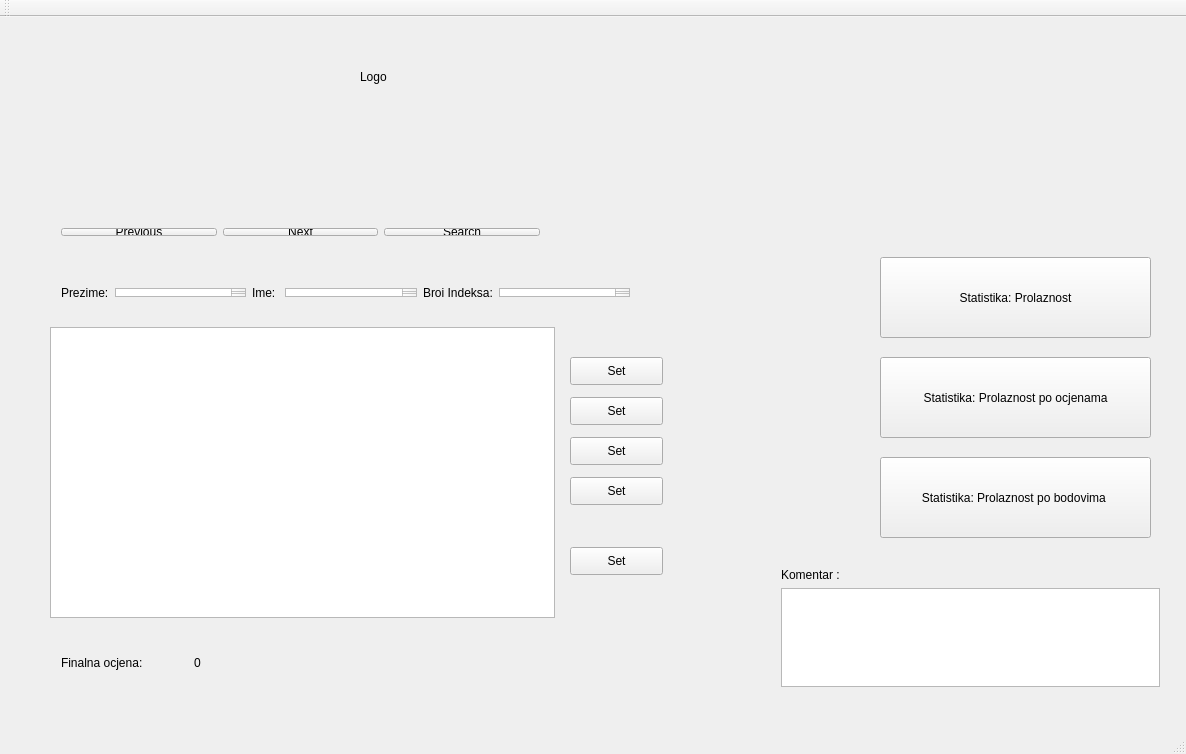
<?xml version="1.0" encoding="UTF-8"?>
<ui version="4.0">
 <class>MainWindow</class>
 <widget class="QMainWindow" name="MainWindow">
  <property name="geometry">
   <rect>
    <x>0</x>
    <y>0</y>
    <width>1186</width>
    <height>754</height>
   </rect>
  </property>
  <property name="windowTitle">
   <string>MainWindow</string>
  </property>
  <widget class="QWidget" name="centralWidget">
   <widget class="QLabel" name="logo">
    <property name="geometry">
     <rect>
      <x>360</x>
      <y>20</y>
      <width>418</width>
      <height>80</height>
     </rect>
    </property>
    <property name="text">
     <string>Logo</string>
    </property>
   </widget>
   <widget class="QTableView" name="studentTable">
    <property name="geometry">
     <rect>
      <x>50</x>
      <y>310</y>
      <width>505</width>
      <height>291</height>
     </rect>
    </property>
   </widget>
   <widget class="QPushButton" name="prisustvoButton">
    <property name="geometry">
     <rect>
      <x>570</x>
      <y>340</y>
      <width>93</width>
      <height>28</height>
     </rect>
    </property>
    <property name="text">
     <string>Set</string>
    </property>
   </widget>
   <widget class="QPushButton" name="projekatButton">
    <property name="geometry">
     <rect>
      <x>570</x>
      <y>420</y>
      <width>93</width>
      <height>28</height>
     </rect>
    </property>
    <property name="text">
     <string>Set</string>
    </property>
   </widget>
   <widget class="QPushButton" name="nastaviButton">
    <property name="geometry">
     <rect>
      <x>570</x>
      <y>380</y>
      <width>93</width>
      <height>28</height>
     </rect>
    </property>
    <property name="text">
     <string>Set</string>
    </property>
   </widget>
   <widget class="QPushButton" name="testButton">
    <property name="geometry">
     <rect>
      <x>570</x>
      <y>460</y>
      <width>93</width>
      <height>28</height>
     </rect>
    </property>
    <property name="text">
     <string>Set</string>
    </property>
   </widget>
   <widget class="QWidget" name="layoutWidget">
    <property name="geometry">
     <rect>
      <x>50</x>
      <y>260</y>
      <width>591</width>
      <height>31</height>
     </rect>
    </property>
    <layout class="QHBoxLayout" name="horizontalLayout_4">
     <item>
      <layout class="QHBoxLayout" name="horizontalLayout">
       <item>
        <widget class="QLabel" name="prezimeLabel">
         <property name="text">
          <string>Prezime:</string>
         </property>
        </widget>
       </item>
       <item>
        <widget class="QPlainTextEdit" name="prezimeText"/>
       </item>
      </layout>
     </item>
     <item>
      <layout class="QHBoxLayout" name="horizontalLayout_2">
       <item>
        <widget class="QLabel" name="imeLabel">
         <property name="text">
          <string>Ime: </string>
         </property>
        </widget>
       </item>
       <item>
        <widget class="QPlainTextEdit" name="imeText"/>
       </item>
      </layout>
     </item>
     <item>
      <layout class="QHBoxLayout" name="horizontalLayout_3">
       <item>
        <widget class="QLabel" name="indeksLabel">
         <property name="text">
          <string>Broj Indeksa:</string>
         </property>
        </widget>
       </item>
       <item>
        <widget class="QPlainTextEdit" name="indeksText"/>
       </item>
      </layout>
     </item>
    </layout>
   </widget>
   <widget class="QPushButton" name="zavrsniButton">
    <property name="geometry">
     <rect>
      <x>570</x>
      <y>530</y>
      <width>93</width>
      <height>28</height>
     </rect>
    </property>
    <property name="text">
     <string>Set</string>
    </property>
   </widget>
   <widget class="QPushButton" name="prolaznostStatistikaButton">
    <property name="geometry">
     <rect>
      <x>880</x>
      <y>240</y>
      <width>271</width>
      <height>81</height>
     </rect>
    </property>
    <property name="text">
     <string>Statistika: Prolaznost</string>
    </property>
   </widget>
   <widget class="QPushButton" name="prolaznostOcjenaStatistikaButton">
    <property name="geometry">
     <rect>
      <x>880</x>
      <y>340</y>
      <width>271</width>
      <height>81</height>
     </rect>
    </property>
    <property name="text">
     <string>Statistika: Prolaznost po ocjenama</string>
    </property>
   </widget>
   <widget class="QPushButton" name="prolaznostBodovimaStatistika">
    <property name="geometry">
     <rect>
      <x>880</x>
      <y>440</y>
      <width>271</width>
      <height>81</height>
     </rect>
    </property>
    <property name="text">
     <string>Statistika: Prolaznost po bodovima </string>
    </property>
   </widget>
   <widget class="QWidget" name="layoutWidget">
    <property name="geometry">
     <rect>
      <x>50</x>
      <y>200</y>
      <width>501</width>
      <height>30</height>
     </rect>
    </property>
    <layout class="QHBoxLayout" name="horizontalLayout_5">
     <item>
      <widget class="QPushButton" name="previousButton">
       <property name="text">
        <string>Previous</string>
       </property>
      </widget>
     </item>
     <item>
      <widget class="QPushButton" name="nextButton">
       <property name="text">
        <string>Next</string>
       </property>
      </widget>
     </item>
     <item>
      <widget class="QPushButton" name="searchButton">
       <property name="text">
        <string>Search</string>
       </property>
      </widget>
     </item>
    </layout>
   </widget>
   <widget class="QWidget" name="layoutWidget">
    <property name="geometry">
     <rect>
      <x>50</x>
      <y>620</y>
      <width>281</width>
      <height>51</height>
     </rect>
    </property>
    <layout class="QHBoxLayout" name="horizontalLayout_6">
     <item>
      <widget class="QLabel" name="finalnaOcjenaLabel">
       <property name="text">
        <string>Finalna ocjena:</string>
       </property>
      </widget>
     </item>
     <item>
      <widget class="QLabel" name="finalnaOcjenaValue">
       <property name="text">
        <string>0</string>
       </property>
      </widget>
     </item>
    </layout>
   </widget>
   <widget class="QWidget" name="layoutWidget">
    <property name="geometry">
     <rect>
      <x>770</x>
      <y>540</y>
      <width>401</width>
      <height>141</height>
     </rect>
    </property>
    <layout class="QVBoxLayout" name="verticalLayout">
     <item>
      <widget class="QLabel" name="label">
       <property name="text">
        <string>Komentar : </string>
       </property>
      </widget>
     </item>
     <item>
      <widget class="QPlainTextEdit" name="plainTextEdit"/>
     </item>
    </layout>
   </widget>
   <widget class="QWidget" name="layoutWidget">
    <property name="geometry">
     <rect>
      <x>60</x>
      <y>110</y>
      <width>278</width>
      <height>18</height>
     </rect>
    </property>
    <layout class="QHBoxLayout" name="horizontalLayout_7">
     <item>
      <widget class="QLabel" name="label_2">
       <property name="text">
        <string>STUDIJSKI PROGRAM:</string>
       </property>
      </widget>
     </item>
     <item>
      <widget class="QLabel" name="label_3">
       <property name="text">
        <string>Informacione tehnologije</string>
       </property>
      </widget>
     </item>
    </layout>
   </widget>
   <widget class="QWidget" name="layoutWidget">
    <property name="geometry">
     <rect>
      <x>60</x>
      <y>140</y>
      <width>161</width>
      <height>18</height>
     </rect>
    </property>
    <layout class="QHBoxLayout" name="horizontalLayout_8">
     <item>
      <widget class="QLabel" name="label_4">
       <property name="text">
        <string>GODINA STUDIJA:</string>
       </property>
      </widget>
     </item>
     <item>
      <widget class="QLabel" name="label_5">
       <property name="text">
        <string>2 godina</string>
       </property>
      </widget>
     </item>
    </layout>
   </widget>
   <widget class="QWidget" name="layoutWidget">
    <property name="geometry">
     <rect>
      <x>60</x>
      <y>170</y>
      <width>199</width>
      <height>18</height>
     </rect>
    </property>
    <layout class="QHBoxLayout" name="horizontalLayout_9">
     <item>
      <widget class="QLabel" name="label_6">
       <property name="text">
        <string>NAZIV PREDMETA:</string>
       </property>
      </widget>
     </item>
     <item>
      <widget class="QLabel" name="label_7">
       <property name="text">
        <string>Baze podataka</string>
       </property>
      </widget>
     </item>
    </layout>
   </widget>
   <widget class="QWidget" name="layoutWidget">
    <property name="geometry">
     <rect>
      <x>420</x>
      <y>110</y>
      <width>185</width>
      <height>18</height>
     </rect>
    </property>
    <layout class="QHBoxLayout" name="horizontalLayout_10">
     <item>
      <widget class="QLabel" name="label_8">
       <property name="text">
        <string>STATUS PREDMETA:</string>
       </property>
      </widget>
     </item>
     <item>
      <widget class="QLabel" name="label_9">
       <property name="text">
        <string>Obavezan</string>
       </property>
      </widget>
     </item>
    </layout>
   </widget>
   <widget class="QWidget" name="layoutWidget">
    <property name="geometry">
     <rect>
      <x>420</x>
      <y>140</y>
      <width>52</width>
      <height>18</height>
     </rect>
    </property>
    <layout class="QHBoxLayout" name="horizontalLayout_11">
     <item>
      <widget class="QLabel" name="label_10">
       <property name="text">
        <string>ECTS:</string>
       </property>
      </widget>
     </item>
     <item>
      <widget class="QLabel" name="label_11">
       <property name="text">
        <string>6</string>
       </property>
      </widget>
     </item>
    </layout>
   </widget>
  </widget>
  <widget class="QMenuBar" name="menuBar">
   <property name="geometry">
    <rect>
     <x>0</x>
     <y>0</y>
     <width>1186</width>
     <height>26</height>
    </rect>
   </property>
  </widget>
  <widget class="QToolBar" name="mainToolBar">
   <attribute name="toolBarArea">
    <enum>TopToolBarArea</enum>
   </attribute>
   <attribute name="toolBarBreak">
    <bool>false</bool>
   </attribute>
  </widget>
  <widget class="QStatusBar" name="statusBar"/>
 </widget>
 <layoutdefault spacing="6" margin="11"/>
 <resources/>
 <connections/>
</ui>
